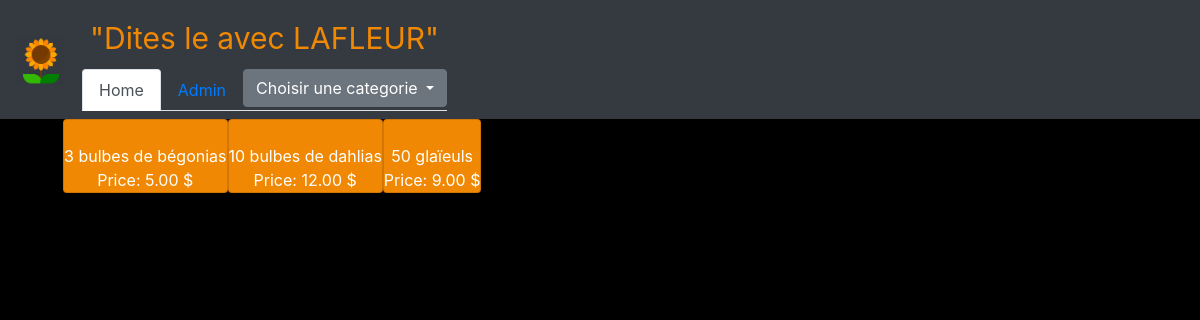
The app's page /search1.php with its own data.
### tables this page shows
CREATE TABLE IF NOT EXISTS `produit` (
  `id` int(3) NOT NULL AUTO_INCREMENT,
  `designation` varchar(50) NOT NULL DEFAULT '',
  `prix` decimal(5,2) NOT NULL DEFAULT '0.00',
  `image` varchar(50) NOT NULL DEFAULT '',
  `categorie` char(3) NOT NULL DEFAULT '',
  PRIMARY KEY (`id`)
);

### search1.php (the view, shortened to what this page needs)
<!doctype html>
<html>
	<head>
		<link rel="stylesheet" href="https://stackpath.bootstrapcdn.com/bootstrap/4.1.3/css/bootstrap.min.css">
		<link rel="stylesheet" href="style.css">
		</head>
	<body>
<nav class="navbar navbar-expand-lg navbar-light bg-dark">
  <a class="navbar-brand">
  <img src="flower.png">
  </a>
  <div class="collapse navbar-collapse" id="navbarTogglerDemo03">
	<form class="mr-auto">
		<ul class="navbar-nav mr-auto mt-2 mt-lg-0">
			<li class="nav-item active">
				<a class="nav-link" href="index.php">"Dites le avec LAFLEUR" <span class="sr-only"></span></a>
			</li>
		</ul>
		<ul class="nav nav-tabs" id="myTab">
			<li class="nav-item">
				<a class="nav-link active " id="home-tab"  href="index.php"  aria-controls="home" aria-selected="true">Home</a>
			</li>
			<li class="nav-item">
				<a class="nav-link " id="contact-tab"  href="admin.php" aria-controls="contact" aria-selected="false">Admin</a>
			</li>
			<li>
				<div class="dropdown">
					<button class="btn btn-secondary dropdown-toggle" type="button" id="dropdownMenuButton" data-toggle="dropdown" aria-haspopup="true" aria-expanded="false">
					Choisir une categorie
					</button>
				</div>
			</li>
		</ul>
	</form>
  </div>
</nav>
<?php
$bdd=connect() ;
?>
<?php
$sql="select*from produit where categorie LIKE 'bul'";
$resultat = $bdd->query($sql);
while($produit = $resultat->fetch(PDO::FETCH_OBJ))
{
?>
				<div class="CardMarge text-center">
					<div class="card" style="">
						<p class="card-text"><?php echo $produit->designation; ?> <br> Price: <?php echo $produit->prix; ?> $</p>
					</div>
				</div>
<?php
}
?>
	</body>
	</html>

### style.css (style rules this page uses)
img { width:143px; height:143px; }
.card { display:inline-block; float:left; background-color:#f08803; }
.CardMarge { padding-left:63px; }
body { background-color:black; color:white; position:d-block; }
.navbar-brand img { width:50px; height:50px; color:#ffaa00; }
.navbar { background-color:black; }
.navbar-light .navbar-nav .active > .nav-link, .navbar-light .navbar-nav .nav-link.active, .navbar-light .navbar-nav .nav-link.show, .navbar-light .navbar-nav .show > .nav-link { color:#f08803; font-size:30px; }
#navbarTogglerDemo03 { color:#f08803; }
#myTab { color:orange; }

### records on screen
produit: designation "3 bulbes de bégonias", prix "5.00"
produit: designation "10 bulbes de dahlias", prix "12.00"
produit: designation "50 glaïeuls", prix "9.00"
